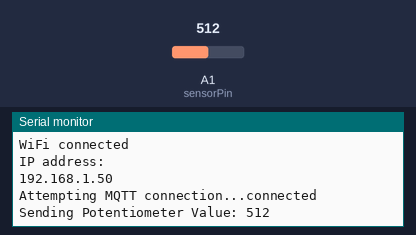
This sketch was run on a simulated Arduino Uno R4 WiFi. On the bench: the last lines printed to the serial monitor. Inputs (shaded band) come from the test bench; at power-on: A1 (sensorPin) = 512. WiFi joins after 1.5 s; servers stay silent unless stated; random numbers use the default seed unless the sketch sets one; no MQTT or app messages arrive unless stated.

Above: at 2.7 s.
2.8 s: A1 (sensorPin) set to 716
At 4.8 s:
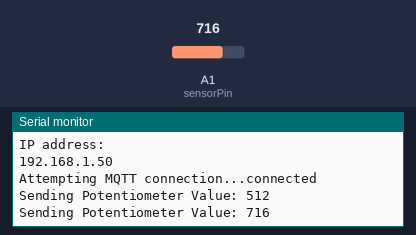
5.5 s: A1 (sensorPin) set to 900
At 6.4 s:
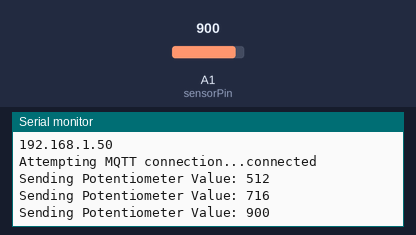
Timing chart, 0 to 8.5 s (numbered marks = the images above; inputs shaded):
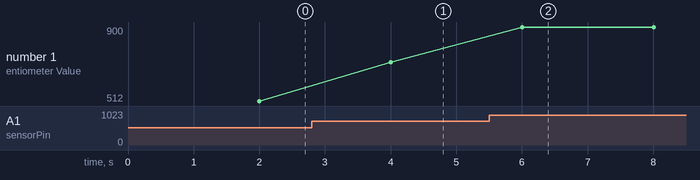

Measured:
- after the input at 2.8 s, the serial monitor: prints a new line after 1.2 s (image 1)
- after the input at 5.5 s, the serial monitor: prints a new line after 0.50 s (image 2)
- plotted number 1: 512 → 716 after the input at 2.8 s, 716 → 900 after the input at 5.5 s

The sketch:

PotentiometerSend.ino
```cpp
#include "WiFiS3.h"
#include <PubSubClient.h>

// 1. ตั้งค่า Wi-Fi ของห้องสอบ
const char* ssid = "2nds";
const char* password = "2Ndsssssss";

// 2. ตั้งค่า MQTT Broker
const char* mqtt_server = "phycom.it.kmitl.ac.th";
const int mqtt_port = 1883;

// 3. กำหนด Topic ให้ตรงกับโจทย์ข้อนี้
const char* mqtt_topic = "68070175/light";

// สร้างตัวแปร Client ID แบบสุ่มอัตโนมัติเพื่อไม่ให้ชนกับคนอื่น
char mqtt_client_id[40];

WiFiClient espClient;
PubSubClient client(espClient);

const int sensorPin = A1; // ต่อขากลางของ Potentiometer เข้าที่ A1

void setup_wifi() {
  delay(10);
  Serial.println();
  Serial.print("Connecting to ");
  Serial.println(ssid);

  WiFi.begin(ssid, password);

  while (WiFi.status() != WL_CONNECTED) {
    delay(500);
    Serial.print(".");
  }

  Serial.println("");
  Serial.println("WiFi connected");
  Serial.println("IP address: ");
  Serial.println(WiFi.localIP());
}

void reconnect() {
  while (!client.connected()) {
    Serial.print("Attempting MQTT connection...");

    if (client.connect(mqtt_client_id)) {
      Serial.println("connected");
    } else {
      Serial.print("failed, rc=");
      Serial.print(client.state());
      Serial.println(" try again in 5 seconds");
      delay(5000);
    }
  }
}

void setup() {
  Serial.begin(9600);

  // สุ่ม Client ID ป้องกันการชนกัน
  randomSeed(analogRead(A2));
  int randomNum = random(1000, 9999);
  sprintf(mqtt_client_id, "R4_Light_%d", randomNum);

  Serial.print("Client ID: ");
  Serial.println(mqtt_client_id);

  setup_wifi();
  client.setServer(mqtt_server, mqtt_port);
}

unsigned long lastMsg = 0;

void loop() {
  if (!client.connected()) {
    reconnect();
  }
  client.loop();

  unsigned long now = millis();
  // ส่งข้อมูลทุกๆ 1 หรือ 2 วินาที
  if (now - lastMsg > 2000) {
    lastMsg = now;

    // อ่านค่า Analog จาก Potentiometer จะได้ช่วง 0 ถึง 1023 โดยตรง
    int sensorValue = analogRead(sensorPin);

    // แปลงค่าเป็น String เพื่อส่งข้อมูล
    String payload = String(sensorValue);

    Serial.print("Sending Potentiometer Value: ");
    Serial.println(payload);

    // Publish ข้อมูลไปยัง Topic
    client.publish(mqtt_topic, payload.c_str());
  }
}
```
